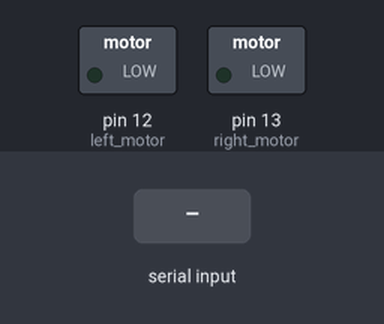
This sketch was run on a simulated Arduino Uno, built with avr-gcc and run on an emulated ATmega328P. On the bench: switched loads named in the sketch (green lamp = pin HIGH). The inputs (shaded band) are chosen by the test bench.

Above: at 1.2 s.
1.3 s: "w" received over Serial
At 2.2 s:
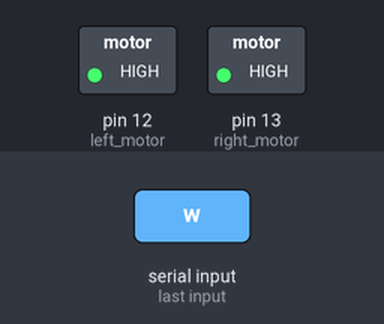
2.8 s: "a" received over Serial
At 3.4 s:
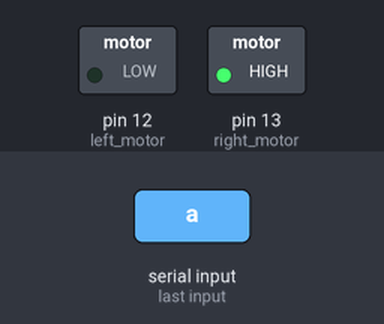
4.3 s: "d" received over Serial
At 5.5 s:
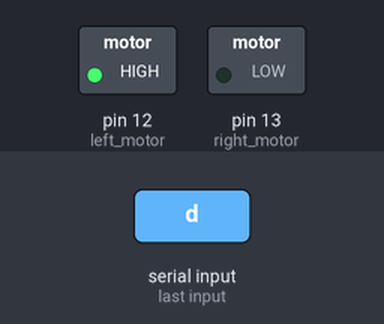
5.8 s: "s" received over Serial
At 6.9 s:
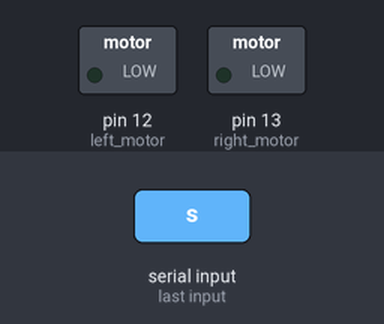
Timing chart, 0 to 8.3 s (numbered marks = the images above; inputs shaded):
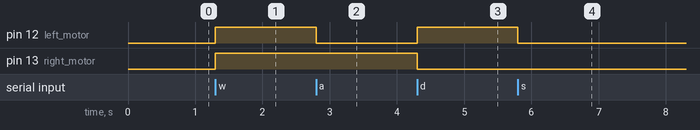

The sketch:

Bluetooth_to_Arduino.ino
```cpp
int left_motor = 12;
int right_motor = 13;
int speed = 255;
int stop = 0;
char c;
//String action;

//void moveForward(int);
//void moveLeft(int);
//void moveRight(int);
//void stopMoving();


void moveForward(int speed = 255) {
  analogWrite(left_motor, speed);
  analogWrite(right_motor, speed);
}

void moveLeft(int speed = 255) {
  analogWrite(left_motor, stop);
  analogWrite(right_motor, speed);
}

void moveRight(int speed = 255) {
  analogWrite(left_motor, speed);
  analogWrite(right_motor, stop);
}

void stopMoving() {
  analogWrite(left_motor, stop);
  analogWrite(right_motor, stop);
}

void setup() {
  Serial.begin(9600);
//  Serial.setTimeout(1);
  analogWrite(left_motor, 0);
  analogWrite(right_motor, 0);
}

void loop() {

  if (Serial.available()){
  c = Serial.read();
//  Serial.println(c);

  if(c == 'w'){
    moveForward(speed);
  }
  else if(c == 'a') {
    moveLeft(speed);
  }
  else if(c == 'd') {
    moveRight(speed);
  }
  else if (c == 's'){
    stopMoving(); // If you've L298N, implement moveBackward
  }
  else{
    stopMoving();
  }
    delay(100);
  }
}
```

Measured:
- after the input at 1.3 s, pin 12 (left_motor), pin 13 (right_motor): LOW → HIGH at once
- after the input at 2.8 s, pin 12 (left_motor): HIGH → LOW at once
- after the input at 4.3 s, pin 12 (left_motor): LOW → HIGH at once; pin 13 (right_motor): HIGH → LOW at once
- after the input at 5.8 s, pin 12 (left_motor): HIGH → LOW at once
